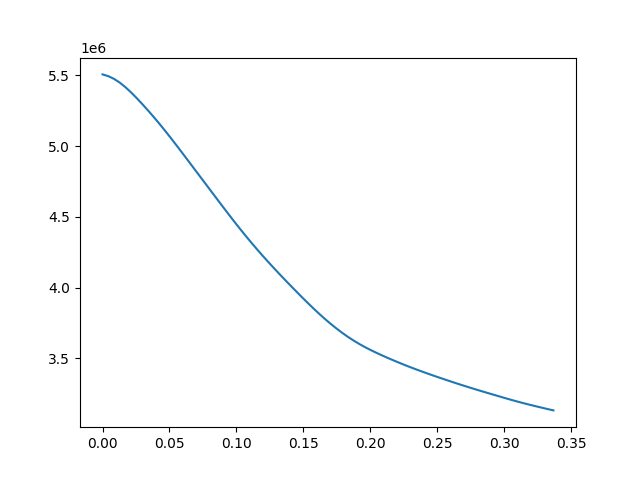

Source code (Python):
from autocvd import autocvd

num_gpus = 1
multi_gpu = num_gpus > 1
split_turb = (2, 2, 1)
split_training = (1, 2, 2, 1)
assert sum(x for x in split_turb if x > 1) == num_gpus or num_gpus == 1, (
    f"Sum of splits {sum(x for x in split_turb if x > 1)} != num_gpus ({num_gpus})"
)
assert sum(x for x in split_training if x > 1) == num_gpus or num_gpus == 1, (
    f"Sum of splits {sum(x for x in split_training if x > 1)} != num_gpus ({num_gpus})"
)

autocvd(num_gpus=num_gpus)

import os

# os.environ["CUDA_VISIBLE_DEVICES"] = "7"

# os.environ["JAX_TRACEBACK_FILTERING"] = "off"
# os.environ["XLA_PYTHON_CLIENT_PREALLOCATE"] = "false"
# os.environ["XLA_PYTHON_CLIENT_MEM_FRACTION"] = "0.2"

import numpy as np

import jax.numpy as jnp
import jax
from jax.sharding import PartitionSpec as P


import matplotlib.pyplot as plt
import time
import hydra
from jf1uids import SimulationConfig
from jf1uids import get_helper_data
from jf1uids import SimulationParams
from corrector_src.turbulence_integration.time_integration import time_integration
from jf1uids.data_classes.simulation_helper_data import HelperData
from jf1uids.fluid_equations.registered_variables import RegisteredVariables
from jf1uids.fluid_equations.fluid import construct_primitive_state
from jf1uids import get_registered_variables
from jf1uids.option_classes.simulation_config import SnapshotSettings, finalize_config
from jf1uids.initial_condition_generation.turb import create_turb_field
from jf1uids._physics_modules._cooling.cooling_options import CoolingConfig
from jf1uids.option_classes.simulation_config import (
    FORWARDS,
    HLL,
    VARAXIS,
    XAXIS,
    YAXIS,
    ZAXIS,
    BACKWARDS,
    HLLC,
    MINMOD,
    OSHER,
    PERIODIC_BOUNDARY,
    BoundarySettings,
    BoundarySettings1D,
)


# jf1uids constants
# units
from jf1uids import CodeUnits
from astropy import units as u
import astropy.constants as c


num_snapshots = 80
resolution = 600
multi_gpu = True
split_turb = (3, 1, 1)
split_training = (1, 3, 1, 1)


def randomized_turbulent_initial_state(
    num_cells: int,
    mhd: bool,
):
    "Creates a turbulent initial state with mhd"
    adiabatic_index = 5 / 3
    box_size = 1.0
    dt_max = 0.1
    cooling_config = CoolingConfig(cooling=True)
    snapshot_settings = SnapshotSettings(return_states=False)
    # setup simulation config
    config = SimulationConfig(
        runtime_debugging=False,
        first_order_fallback=False,
        progress_bar=True,
        dimensionality=3,
        num_ghost_cells=2,
        box_size=box_size,
        num_cells=num_cells,
        mhd=mhd,
        fixed_timestep=False,
        differentiation_mode=FORWARDS,
        riemann_solver=HLL,
        limiter=0,
        return_snapshots=True,
        num_snapshots=num_snapshots,
        boundary_settings=BoundarySettings(),
        cooling_config=cooling_config,
        memory_analysis=False,
        activate_snapshot_callback=False,
        snapshot_settings=snapshot_settings,
        # boundary_settings=BoundarySettings(
        #    x=BoundarySettings1D(PERIODIC_BOUNDARY, PERIODIC_BOUNDARY),
        #    y=BoundarySettings1D(PERIODIC_BOUNDARY, PERIODIC_BOUNDARY),
        #    z=BoundarySettings1D(PERIODIC_BOUNDARY, PERIODIC_BOUNDARY),
        # ),
    )
    helper_data = get_helper_data(config)
    registered_variables = get_registered_variables(config)

    # setup the unit system
    code_length = 3 * u.parsec
    code_mass = 1 * u.M_sun
    code_velocity = 100 * u.km / u.s
    code_units = CodeUnits(code_length, code_mass, code_velocity)

    # time domain
    C_CFL = 0.4  # Courant-Friedrichs-Lewy number
    t_final = 1.0 * 1e4 * u.yr
    t_end = t_final.to(code_units.code_time).value
    wanted_rms = 50 * u.km / u.s
    dt_max = 0.1

    # set the simulation parameters
    params = SimulationParams(
        C_cfl=C_CFL,
        dt_max=dt_max,
        gamma=adiabatic_index,
        t_end=t_end,
    )

    # homogeneous initial state
    rho_0 = 2 * c.m_p / u.cm**3
    p_0 = 3e4 * u.K / u.cm**3 * c.k_B

    density = (
        jnp.ones((num_cells, num_cells, num_cells))
        * rho_0.to(code_units.code_density).value
    )

    # turbulence parameters
    turbulence_slope = -2
    kmin = 2
    kmax = 64

    p = (
        jnp.ones((num_cells, num_cells, num_cells))
        * p_0.to(code_units.code_pressure).value
    )
    rng_seed = int(time.time() * 1e6) % (2**32 - 1)
    key = jax.random.key(rng_seed)

    keys = jax.random.split(key, 3)
    if multi_gpu:
        sharding_mesh_no_var = jax.make_mesh(split_turb, (XAXIS, YAXIS, ZAXIS))
        named_sharding_no_var = jax.NamedSharding(
            sharding_mesh_no_var, P(XAXIS, YAXIS, ZAXIS)
        )

    u_x = create_turb_field(
        config.num_cells,
        1,
        turbulence_slope,
        kmin,
        kmax,
        key=keys[0],
        sharding=named_sharding_no_var if multi_gpu else None,
    )

    u_y = create_turb_field(
        config.num_cells,
        1,
        turbulence_slope,
        kmin,
        kmax,
        key=keys[1],
        sharding=named_sharding_no_var if multi_gpu else None,
    )

    u_z = create_turb_field(
        config.num_cells,
        1,
        turbulence_slope,
        kmin,
        kmax,
        key=keys[2],
        sharding=named_sharding_no_var if multi_gpu else None,
    )

    # scale the turbulence to the desired rms velocity
    rms_vel = jnp.sqrt(jnp.mean(u_x**2 + u_y**2 + u_z**2))

    u_x = u_x / rms_vel * wanted_rms.to(code_units.code_velocity).value
    u_y = u_y / rms_vel * wanted_rms.to(code_units.code_velocity).value
    u_z = u_z / rms_vel * wanted_rms.to(code_units.code_velocity).value
    # construct primitive state

    if mhd:
        grid_spacing = config.box_size / config.num_cells
        x = jnp.linspace(
            grid_spacing / 2, config.box_size - grid_spacing / 2, config.num_cells
        )
        y = jnp.linspace(
            grid_spacing / 2, config.box_size - grid_spacing / 2, config.num_cells
        )
        z = jnp.linspace(
            grid_spacing / 2, config.box_size - grid_spacing / 2, config.num_cells
        )

        X, Y, Z = jnp.meshgrid(x, y, z, indexing="ij")

        B_0 = 1 / np.sqrt(2)
        B_x = jnp.zeros_like(X)
        B_y = jnp.zeros_like(X)
        B_z = B_0 * jnp.ones_like(X)

        initial_state = construct_primitive_state(
            config=config,
            registered_variables=registered_variables,
            density=density,
            velocity_x=u_x,
            velocity_y=u_y,
            velocity_z=u_z,
            gas_pressure=p,
            magnetic_field_x=B_x,
            magnetic_field_y=B_y,
            magnetic_field_z=B_z,
        )
    else:
        initial_state = construct_primitive_state(
            config=config,
            registered_variables=registered_variables,
            density=density,
            velocity_x=u_x,
            velocity_y=u_y,
            velocity_z=u_z,
            gas_pressure=p,
        )
    config = finalize_config(config, initial_state.shape)
    return (
        initial_state,
        config,
        params,
        helper_data,
        registered_variables,
        rng_seed,
    )


(
    initial_state,
    config,
    params,
    helper_data,
    registered_variables,
    rng_seed,
) = randomized_turbulent_initial_state(num_cells=resolution, mhd=False)


# def save_snapshot(time, state, registered_variables):

#     jnp.save(f"turbulence/states_{time}.npy", state)
if multi_gpu:
    sharding_mesh = jax.make_mesh(split_training, (VARAXIS, XAXIS, YAXIS, ZAXIS))
    named_sharding = jax.NamedSharding(sharding_mesh, P(VARAXIS, XAXIS, YAXIS, ZAXIS))
    primitive_state = jax.device_put(initial_state, named_sharding)

    jax.debug.visualize_array_sharding(primitive_state[0, :, :, 0])
    #
    helper_data = get_helper_data(config, named_sharding)


sim_snapshots = time_integration(
    initial_state, config, params, helper_data, registered_variables
)

fig, ax = plt.subplots(1, 1)

ax.plot(sim_snapshots.time_points, sim_snapshots.turbulent_energy)

plt.savefig("turbulence/turbulent_energy.png")
